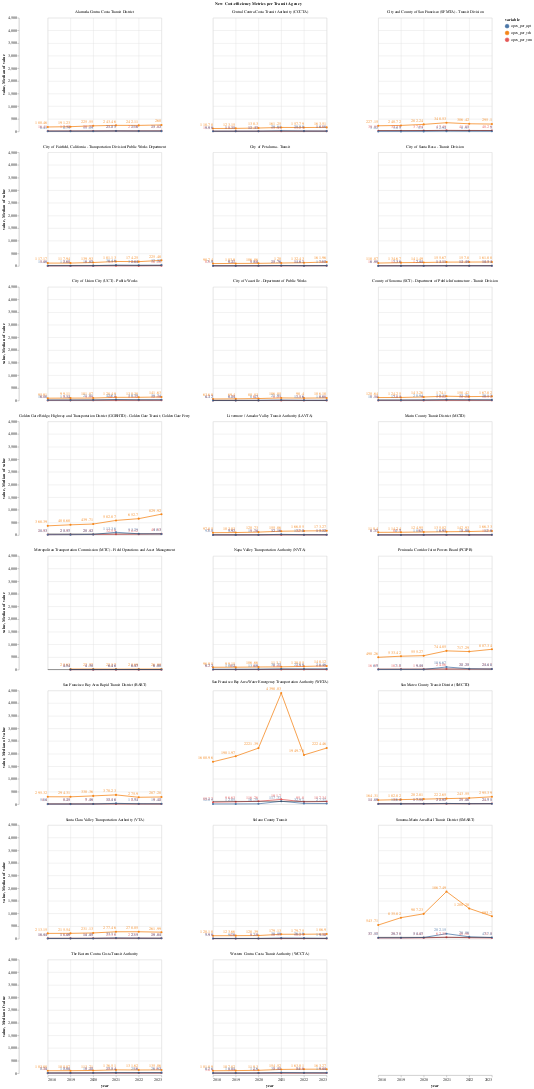

Here is the notebook cell this chart was saved with:
### Code cell
cost_eff=['opex_per_vrh', 'opex_per_vrm','opex_per_upt']

make_line(
    by_agency_long[by_agency_long["variable"].isin(cost_eff)], 
    x_col= "year:T", 
    y_col= "value",
    color= "variable:N",
    facet= "agency_name:O",
    title= "New Cost-efficiency Metrics per Transit Agency"
)

### Figure 1 — Vega-Lite specification as saved in the notebook (floating-point values rounded to 4 significant figures; data arrays with more than 128 entries replaced by an {"elided": "..."} marker saying what was removed)
{"config": {"view": {"continuousWidth": 300, "continuousHeight": 300}}, "data": {"name": "data-6e75482a30c3cc583c50663aa61eb83b"}, "facet": {"field": "agency_name", "title": "New Cost-efficiency Metrics per Transit Agency", "type": "ordinal"}, "spec": {"layer": [{"mark": {"type": "line", "point": true}, "encoding": {"color": {"field": "variable", "type": "nominal"}, "tooltip": [{"field": "year", "type": "temporal"}, {"field": "value", "type": "quantitative"}, {"field": "variable", "type": "nominal"}], "x": {"field": "year", "type": "temporal"}, "y": {"field": "value", "type": "quantitative"}}}, {"mark": {"type": "rule"}, "encoding": {"y": {"aggregate": "median", "field": "value", "type": "quantitative"}}}, {"mark": {"type": "text", "align": "right", "dy": -10}, "encoding": {"color": {"field": "variable", "type": "nominal"}, "text": {"field": "value", "type": "quantitative"}, "x": {"field": "year", "type": "temporal"}, "y": {"field": "value", "type": "quantitative"}}}]}, "columns": 3, "$schema": "https://vega.github.io/schema/vega-lite/v5.20.1.json", "datasets": {"data-6e75482a30c3cc583c50663aa61eb83b": {"elided": "411 records"}}}
